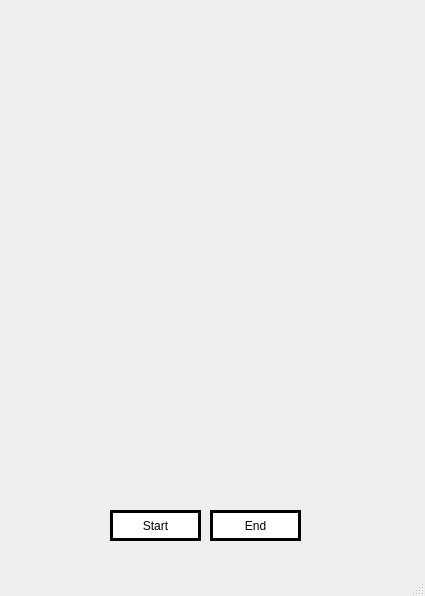
<?xml version="1.0" encoding="UTF-8"?>
<ui version="4.0">
 <class>MainWindow</class>
 <widget class="QMainWindow" name="MainWindow">
  <property name="geometry">
   <rect>
    <x>0</x>
    <y>0</y>
    <width>425</width>
    <height>596</height>
   </rect>
  </property>
  <property name="windowTitle">
   <string>MainWindow</string>
  </property>
  <widget class="QWidget" name="centralwidget">
   <widget class="QLabel" name="semaphore">
    <property name="geometry">
     <rect>
      <x>-80</x>
      <y>20</y>
      <width>571</width>
      <height>471</height>
     </rect>
    </property>
    <property name="text">
     <string/>
    </property>
    <property name="pixmap">
     <pixmap resource="../../Resource/resource.qrc">:/Comic/semaphore.png</pixmap>
    </property>
    <property name="scaledContents">
     <bool>true</bool>
    </property>
   </widget>
   <widget class="QLabel" name="semaphore_image_green">
    <property name="geometry">
     <rect>
      <x>120</x>
      <y>70</y>
      <width>161</width>
      <height>121</height>
     </rect>
    </property>
    <property name="styleSheet">
     <string notr="true"/>
    </property>
    <property name="text">
     <string/>
    </property>
    <property name="scaledContents">
     <bool>true</bool>
    </property>
   </widget>
   <widget class="QPushButton" name="btn_start">
    <property name="geometry">
     <rect>
      <x>110</x>
      <y>510</y>
      <width>91</width>
      <height>31</height>
     </rect>
    </property>
    <property name="styleSheet">
     <string notr="true">color: rgb(0, 0, 0);
background-color: rgb(255, 255, 255);
border-radius: 35px;
border: 3px solid black;</string>
    </property>
    <property name="text">
     <string>Start</string>
    </property>
   </widget>
   <widget class="QPushButton" name="btn_end">
    <property name="geometry">
     <rect>
      <x>210</x>
      <y>510</y>
      <width>91</width>
      <height>31</height>
     </rect>
    </property>
    <property name="styleSheet">
     <string notr="true">background-color: rgb(255, 255, 255);
border-radius: 35px;
border: 3px solid black;</string>
    </property>
    <property name="text">
     <string>End</string>
    </property>
   </widget>
   <widget class="QLabel" name="semaphore_image_yellow">
    <property name="geometry">
     <rect>
      <x>140</x>
      <y>200</y>
      <width>151</width>
      <height>111</height>
     </rect>
    </property>
    <property name="styleSheet">
     <string notr="true"/>
    </property>
    <property name="text">
     <string/>
    </property>
    <property name="scaledContents">
     <bool>true</bool>
    </property>
   </widget>
   <widget class="QLabel" name="semaphore_image_red">
    <property name="geometry">
     <rect>
      <x>130</x>
      <y>320</y>
      <width>151</width>
      <height>111</height>
     </rect>
    </property>
    <property name="styleSheet">
     <string notr="true"/>
    </property>
    <property name="text">
     <string/>
    </property>
    <property name="scaledContents">
     <bool>true</bool>
    </property>
   </widget>
   <widget class="QLabel" name="label_9">
    <property name="geometry">
     <rect>
      <x>10</x>
      <y>10</y>
      <width>101</width>
      <height>41</height>
     </rect>
    </property>
    <property name="text">
     <string/>
    </property>
    <property name="pixmap">
     <pixmap resource="../../Resource/resource.qrc">:/Logos/uatlogopng.png</pixmap>
    </property>
    <property name="scaledContents">
     <bool>true</bool>
    </property>
   </widget>
   <widget class="QLabel" name="label_10">
    <property name="geometry">
     <rect>
      <x>300</x>
      <y>10</y>
      <width>121</width>
      <height>41</height>
     </rect>
    </property>
    <property name="text">
     <string/>
    </property>
    <property name="pixmap">
     <pixmap resource="../../Resource/resource.qrc">:/Logos/fians.png</pixmap>
    </property>
    <property name="scaledContents">
     <bool>true</bool>
    </property>
   </widget>
   <widget class="QLabel" name="label_11">
    <property name="geometry">
     <rect>
      <x>320</x>
      <y>480</y>
      <width>101</width>
      <height>61</height>
     </rect>
    </property>
    <property name="text">
     <string/>
    </property>
    <property name="pixmap">
     <pixmap resource="../../Resource/resource.qrc">:/Logos/Shelby-Logo.png</pixmap>
    </property>
    <property name="scaledContents">
     <bool>true</bool>
    </property>
   </widget>
   <zorder>semaphore_image_green</zorder>
   <zorder>btn_start</zorder>
   <zorder>btn_end</zorder>
   <zorder>semaphore_image_yellow</zorder>
   <zorder>semaphore_image_red</zorder>
   <zorder>semaphore</zorder>
   <zorder>label_9</zorder>
   <zorder>label_10</zorder>
   <zorder>label_11</zorder>
  </widget>
  <widget class="QMenuBar" name="menubar">
   <property name="geometry">
    <rect>
     <x>0</x>
     <y>0</y>
     <width>425</width>
     <height>26</height>
    </rect>
   </property>
  </widget>
  <widget class="QStatusBar" name="statusbar"/>
 </widget>
 <resources>
  <include location="../../Resource/resource.qrc"/>
  <include location="../../Resource/resource.qrc"/>
  <include location="../../Resource/resource.qrc"/>
 </resources>
 <connections/>
</ui>
